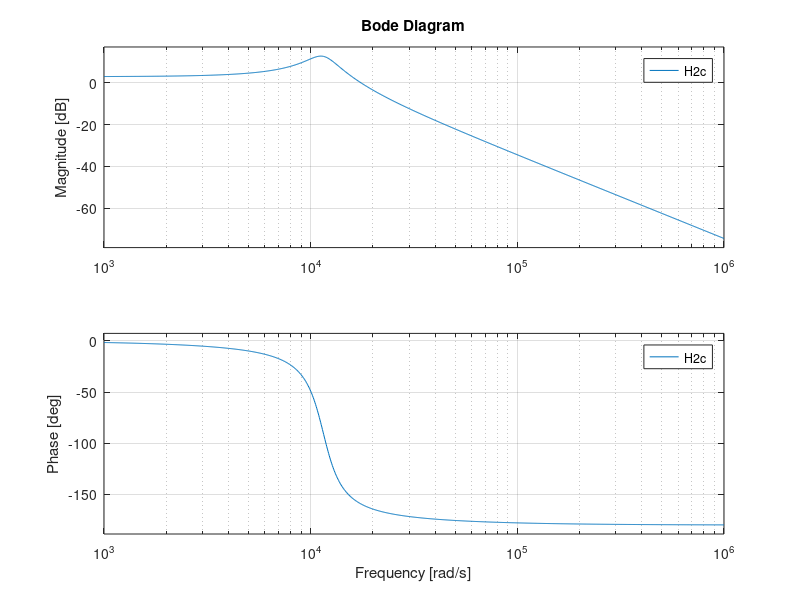
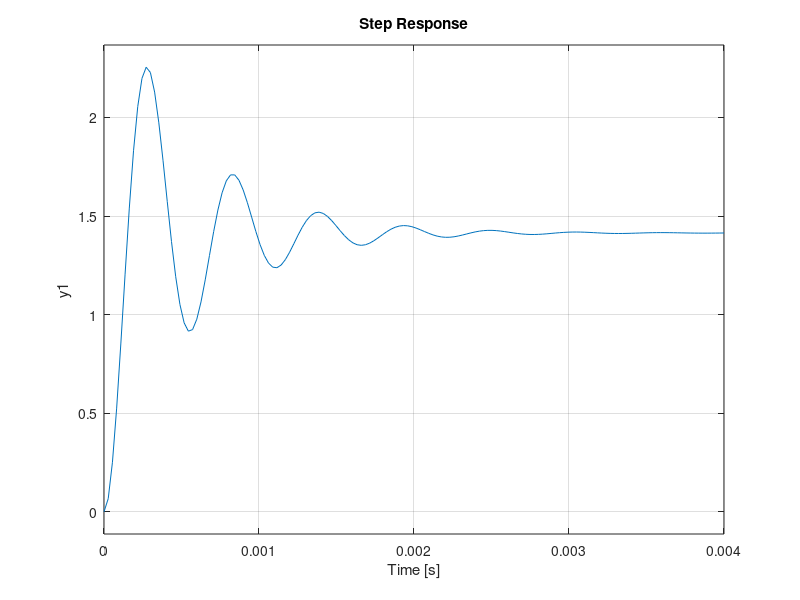
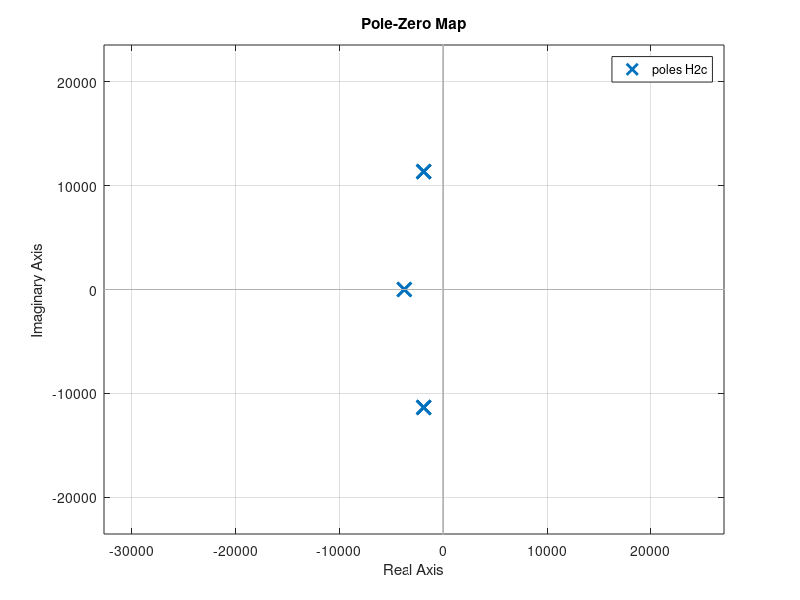

Here is the MATLAB script that generated these plots, in order:
% Gegevens
K = sqrt(2); % 3dB
Ap = 3; % 3dB
As = 40; % 40dB
fc  =2000; % 2kHz
fs = 6200; % 6.2kHz

% 's' nodig om analoge filter te maken
% Bepaal order
[n, wp] = cheb1ord(2*pi*fc, 2*pi*fs, Ap, As, 's')   % OUTPUT: n = 3 wp = 1.2566e+04
% Bepaal H (als Teller en Noemer)
[T, N] = cheby1(n, Ap, wp, 's')
% OUTPUT:
% T = 1.0e+11 * [0  0    0              4.9728]
%N = 1.0e+11 * [0  0    0.0015    4.9728]
% K Niet vergeten!
filter = K * tf(T, N)
%OUTPUT: filter=
%                 9.946e11
% --------------------------------------
% s^3 + 7505 s^2 + 1.466e08 s + 4.973e11

% Zien of het klopt
figure(1); clf; hold on; bode(filter);
figure(2); clf; hold on; step(filter);
figure(3); clf; hold on; axis equal; pzmap(filter);

trappen = zpk(filter)
%OUTPUT: trappen =
%             9.9456e+11
%  ---------------------------------
%  (s+3753) (s^2 + 3753s + 1.325e08)

[r, p, k]  = zpkdata(trappen)

% zeta = 1 bij 1e trap
[wn, zeta] = damp(filter)
% OUTPUT: 
% wn = 1.0e+04 * [0.3753    1.1512  1.1512]
% zeta = [1.0000 0.1630  0.1630]
i1eorde = 1;
i2eorde = 2;

H1N = [ 0        1];
H1D = [1/wn(i1eorde)  1];

H1 = tf(H1N, H1D)
% OUTPUT: H1=
%         1
%  ---------------
%  0.0002665 s + 1
figure(1); bode(H1);
figure(2); step(H1);
figure(3); pzmap(H1);

Q2 = 1/(2*zeta(i2eorde))
wn2 = wn(i2eorde)
H2N = [0     0        1];
H2D = [1/wn2^2  1/(Q2 *wn2) 1];

% K meenemen
H2 = K * tf(H2N, H2D)
% OUTPUT: H2=
%                  1
%  -------------------------------
%  7.546e-09 s^2 + 2.832e-05 s + 1
figure(1); bode(H2);
figure(2); step(H2);
figure(3); pzmap(H2);

% OntwerpVGL
C1 = 1                                % OUTPUT: C1 = 1
R = 1/(wn2*C1)                % OUTPUT: R = 8.6869e-05
R1 = R/K                            % OUTPUT: R1 = 6.1426e-05
R2 = Q2/(wn2*C1)         % OUTPUT: R2 = 2.6648e-04

%Realistische waarden
ISF = 10^8;                         
C1 = C1/ISF                      % OUTPUT: C1 = 1.0000e-08
R1 = R1*ISF                      % OUTPUT: R1 = 6.1426e+03
R2 = R2*ISF                      % OUTPUT: R2 = 2.6648e+04
R = R*ISF                          % OUTPUT: R = 8.6869e+03

H2Nc = [0   0                   (R/R1)*(1/(R^2*C1^2))];
H2Dc = [1   1/(R2*C1)   1/(R^2*C1^2)];
H2c = tf(H2Nc, H2Dc)

figure(1); bode(H2c); %H2c moet hier op H2 liggen
figure(2); step(H2c);
figure(3); pzmap(H2c);

% Dit zou gelijk moeten zijn aan filter
%total = H1*H2;
%figure(1); bode(total);
%figure(2); step(total);
%figure(3); pzmap(total);
